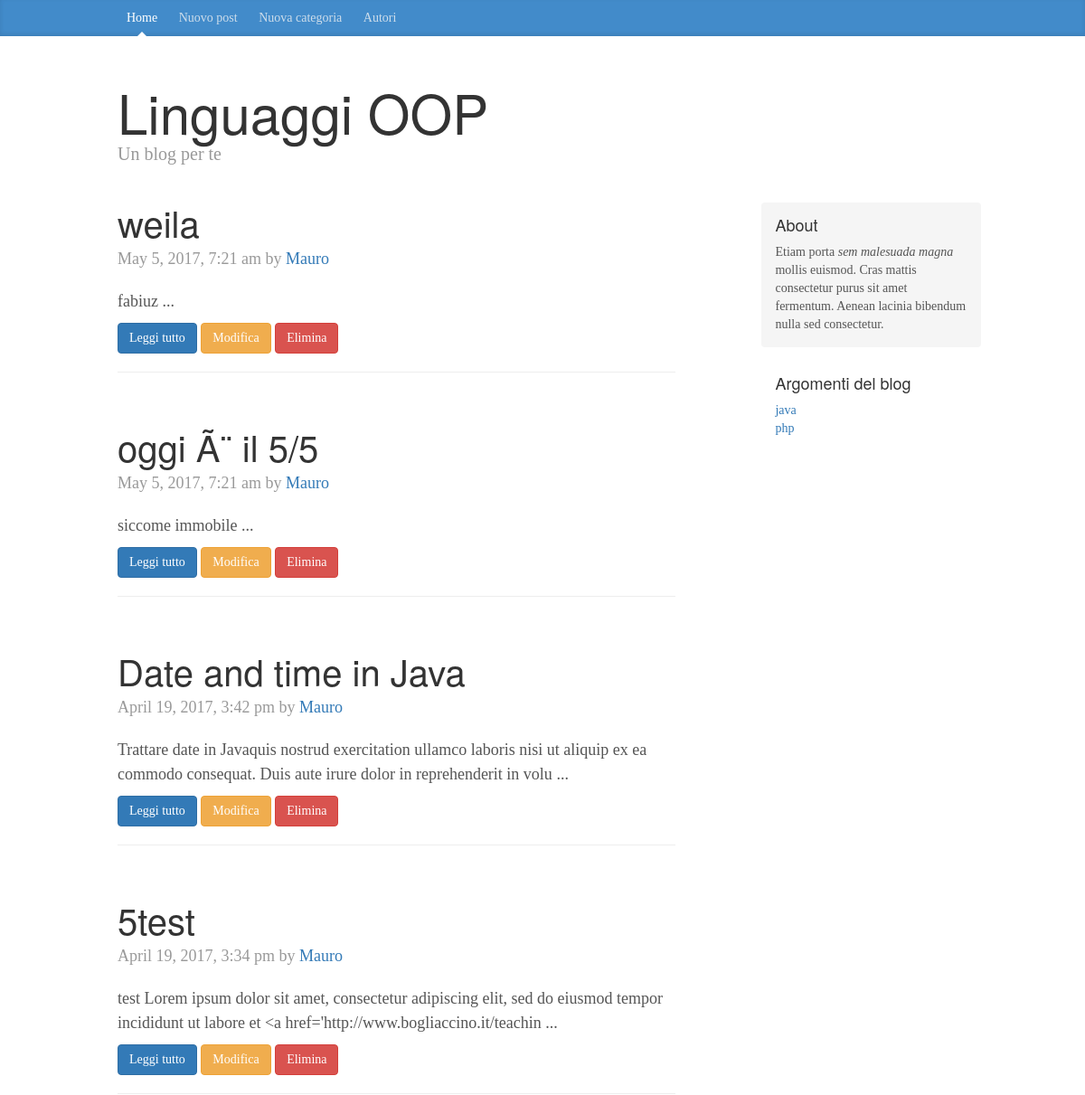
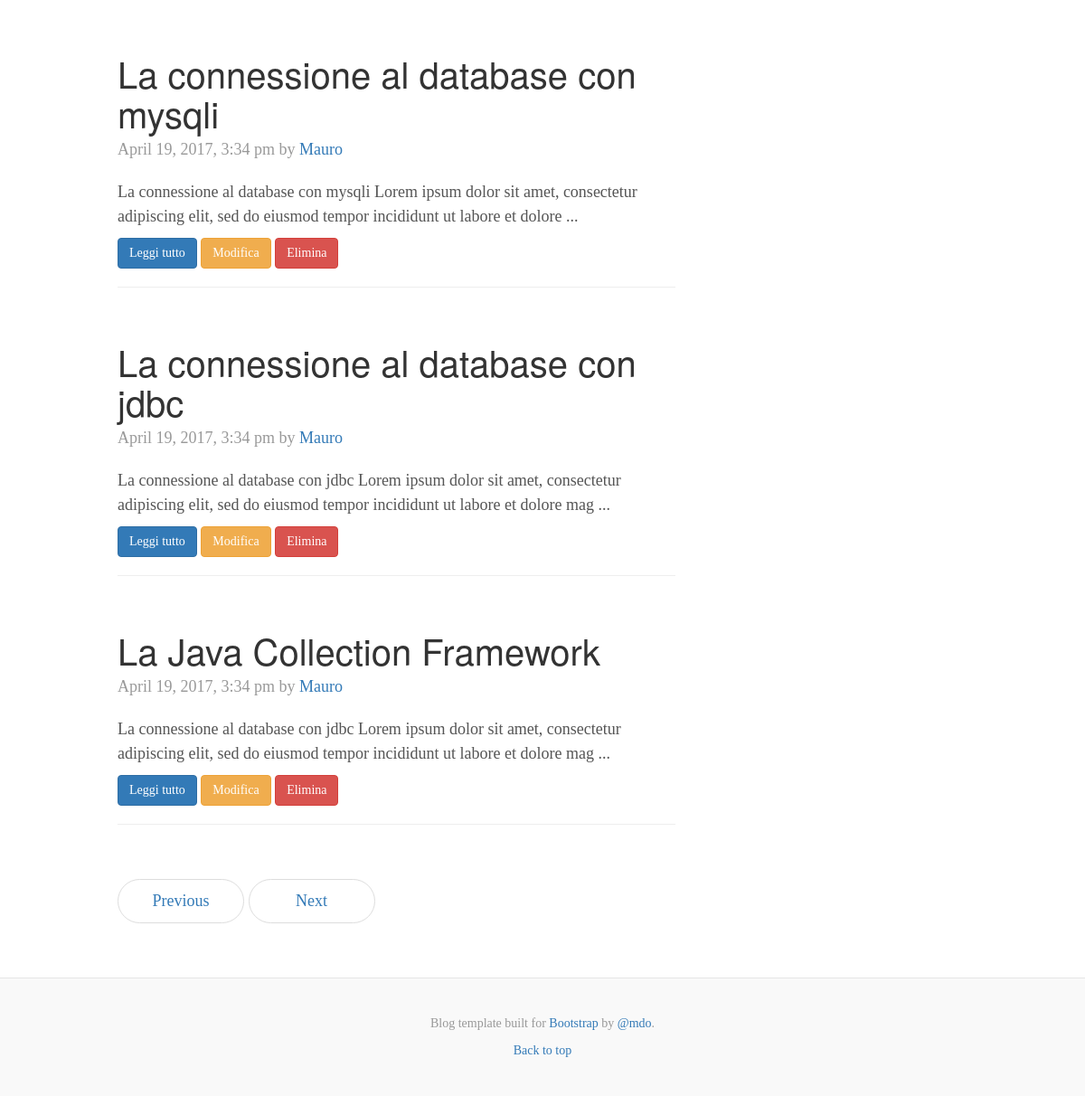
The page / on the database its author committed (2 pictures, top to bottom).
### tables this page shows
CREATE TABLE `posts` (
  `id` int(11) NOT NULL,
  `titolo` varchar(255) NOT NULL,
  `sottotitolo` varchar(255) NOT NULL,
  `testo` text NOT NULL,
  `immagine` varchar(255) NOT NULL,
  `id_categoria` int(11) NOT NULL,
  `data_post` timestamp NOT NULL DEFAULT CURRENT_TIMESTAMP ON UPDATE CURRENT_TIMESTAMP
);

CREATE TABLE `categorie` (
  `id_categoria` int(11) NOT NULL,
  `categoria` varchar(25) NOT NULL
);

### includes/database.php (called while the page is built, shortened)
<?php
class Database {
    private $host = DB_HOST;
    private $user = DB_USER;
    private $pass = DB_PASS;
    private $dbname = DB_NAME;
    public $link;
    public function connetti() {
        $this->link = mysqli_connect($this->host, $this->user, $this->pass, $this->dbname);
    }
    public function select($query) {
        $result = mysqli_query($this->link, $query);
        if ($result->num_rows > 0){
            return $result;
        } else
            return false;
    }
}

### includes/funzioni.php (called while the page is built)
<?php
function formattaData($param) {
    return date("F j, Y, g:i a", strtotime($param));
}

### includes/content.php (the view)
<?php
$categoria = isset($_REQUEST['id_cat']) ? $_REQUEST['id_cat'] : false;
$order = " order by data_post desc ";
if ($categoria)
    $query = "SELECT * FROM posts where id_categoria = $categoria  $order";
else
    $query = "SELECT * FROM posts $order";
$posts = $DB->select($query);
?>
    <div class="col-sm-8 blog-main">
<?php while ($row = mysqli_fetch_array($posts)) : ?>
    <div class="blog-post">
        <h2 class="blog-post-title"><?= $row['titolo'] ?></h2>
        <p class="blog-post-meta"><?= formattaData($row['data_post']) ?> by <a href="#">Mauro</a></p>
        <p><?= htmlspecialchars(substr($row['testo'], 0, 150)) ?> ... </p>
        <p>
            <a href="?view=single&id_post=<?= $row['id'] ?>" class="btn btn-primary">Leggi tutto</a>
            <a href="?view=modifica&id_post=<?= $row['id'] ?>" class="btn btn-warning">Modifica</a>
            <a href="?view=elimina&id_post=<?= $row['id'] ?>" class="btn btn-danger">Elimina</a>
        </p>
        <hr>
    </div>
<?php endwhile; ?>
        <nav>
            <ul class="pager">
                <li><a href="#">Previous</a></li>
                <li><a href="#">Next</a></li>
            </ul>
        </nav>
    </div>

### includes/header.php (shortened to what this page needs)
<?php
include 'includes/database.php';
include 'includes/funzioni.php';
$DB = new Database();
?>
<!DOCTYPE html>
<html lang="en"><head>
    <link href="css/bootstrap.css" rel="stylesheet">
    <link href="css/ie10-viewport-bug-workaround.css" rel="stylesheet">
    <link href="css/blog.css" rel="stylesheet">
  </head>
  <body>
    <div class="blog-masthead">
      <div class="container">
        <nav class="blog-nav">
          <a class="blog-nav-item active" href="index.php">Home</a>
          <a class="blog-nav-item" href="?view=inserisci">Nuovo post</a>
          <a class="blog-nav-item" href="?view=new_cat">Nuova categoria</a>
          <a class="blog-nav-item" href="?view=authors">Autori</a>
        </nav>
      </div>
    </div>

### index.php (shortened to what this page needs)
<?php
include './includes/header.php';
?>
<div class="container">
<div class="blog-header">
    <h1 class="blog-title"><?= TITOLO ?></h1>
    <p class="lead blog-description"><?= SOTTOTITOLO ?></p>
</div>
<div class="row">
<?php
$vista = ( isset($_REQUEST['view']) ? $_REQUEST['view'] : 'home');
switch ($vista) {
    default:
        include './includes/content.php';
        break;
}
include './includes/sidebar.php';
?>
</div>
</div>
<?php
include './includes/footer.php';

### includes/sidebar.php
<?php
$query = "SELECT * FROM categorie order by categoria";
$elencocategorie = $DB->select($query);
?>
<div class="col-sm-3 col-sm-offset-1 blog-sidebar">
    <div class="sidebar-module sidebar-module-inset">
        <h4>About</h4>
        <p>Etiam porta <em>sem malesuada magna</em> mollis euismod. Cras mattis consectetur purus sit amet fermentum. Aenean lacinia bibendum nulla sed consectetur.</p>
    </div>
    <div class="sidebar-module">
        <h4>Argomenti del blog</h4>
        <ol class="list-unstyled">
            <?php while ($row = mysqli_fetch_array($elencocategorie)) : ?>
                <li><a href="index.php?id_cat=<?= $row['id_categoria'] ?>"><?= $row['categoria'] ?></a></li>
            <?php endwhile; ?>
        </ol>
    </div>
</div>

### includes/footer.php (shortened to what this page needs)
    <footer class="blog-footer">
      <p>Blog template built for <a href="http://getbootstrap.com/">Bootstrap</a> by <a href="https://twitter.com/mdo">@mdo</a>.</p>
      <p>
        <a href="#">Back to top</a>
      </p>
    </footer>
</body></html>

### css/blog.css (style rules this page uses)
body { font-family: Georgia, "Times New Roman", Times, serif; color: #555; }
h1, .h1, h2, .h2, h3, .h3, h4, .h4, h5, .h5, h6, .h6 { margin-top: 0; font-family: "Helvetica Neue", Helvetica, Arial, sans-serif; font-weight: normal; color: #333; }
@media (min-width: 1200px) { .container { width: 970px; } }
.blog-masthead { background-color: #428bca; -webkit-box-shadow: inset 0 -2px 5px rgba(0,0,0,.1); box-shadow: inset 0 -2px 5px rgba(0,0,0,.1); }
.blog-nav-item { position: relative; display: inline-block; padding: 10px; font-weight: 500; color: #cdddeb; }
.blog-nav .active { color: #fff; }
.blog-nav .active:after { position: absolute; bottom: 0; left: 50%; width: 0; height: 0; margin-left: -5px; vertical-align: middle; content: " "; border-right: 5px solid transparent; border-bottom: 5px solid; border-left: 5px solid transparent; }
.blog-header { padding-top: 20px; padding-bottom: 20px; }
.blog-title { margin-top: 30px; margin-bottom: 0; font-size: 60px; font-weight: normal; }
.blog-description { font-size: 20px; color: #999; }
.blog-main { font-size: 18px; line-height: 1.5; }
.sidebar-module { padding: 15px; margin: 0 -15px 15px; }
.sidebar-module-inset { padding: 15px; background-color: #f5f5f5; border-radius: 4px; }
.sidebar-module-inset p:last-child, .sidebar-module-inset ul:last-child, .sidebar-module-inset ol:last-child { margin-bottom: 0; }
.pager { margin-bottom: 60px; text-align: left; }
.pager > li > a { width: 140px; padding: 10px 20px; text-align: center; border-radius: 30px; }
.blog-post { margin-bottom: 60px; }
.blog-post-title { margin-bottom: 5px; font-size: 40px; }
.blog-post-meta { margin-bottom: 20px; color: #999; }
.blog-footer { padding: 40px 0; color: #999; text-align: center; background-color: #f9f9f9; border-top: 1px solid #e5e5e5; }
.blog-footer p:last-child { margin-bottom: 0; }

### rows shown on the page
posts: titolo "weila", data_post "May 5, 2017, 7:21 am", testo "fabiuz"
posts: titolo "oggi Ã¨ il 5/5", data_post "May 5, 2017, 7:21 am", testo "siccome immobile"
posts: titolo "Date and time in Java", data_post "April 19, 2017, 3:42 pm", testo "Trattare date in Javaquis nostrud exercitation ullamco laboris nisi ut aliquip ex ea commodo consequat. Duis aute irure dolor in reprehenderit in volu"
posts: titolo "5test", data_post "April 19, 2017, 3:34 pm", testo "test Lorem ipsum dolor sit amet, consectetur adipiscing elit, sed do eiusmod tempor incididunt ut labore et <a href='http://www.bogliaccino.it/teachin"
posts: titolo "La connessione al database con mysqli", data_post "April 19, 2017, 3:34 pm", testo "La connessione al database con mysqli Lorem ipsum dolor sit amet, consectetur adipiscing elit, sed do eiusmod tempor incididunt ut labore et dolore"
posts: titolo "La connessione al database con jdbc", data_post "April 19, 2017, 3:34 pm", testo "La connessione al database con jdbc Lorem ipsum dolor sit amet, consectetur adipiscing elit, sed do eiusmod tempor incididunt ut labore et dolore mag"
posts: titolo "La Java Collection Framework", data_post "April 19, 2017, 3:34 pm", testo "La connessione al database con jdbc Lorem ipsum dolor sit amet, consectetur adipiscing elit, sed do eiusmod tempor incididunt ut labore et dolore mag"
categorie: categoria "java"
categorie: categoria "php"

### other values the page prints
TITOLO "Linguaggi OOP"
SOTTOTITOLO "Un blog per te"
